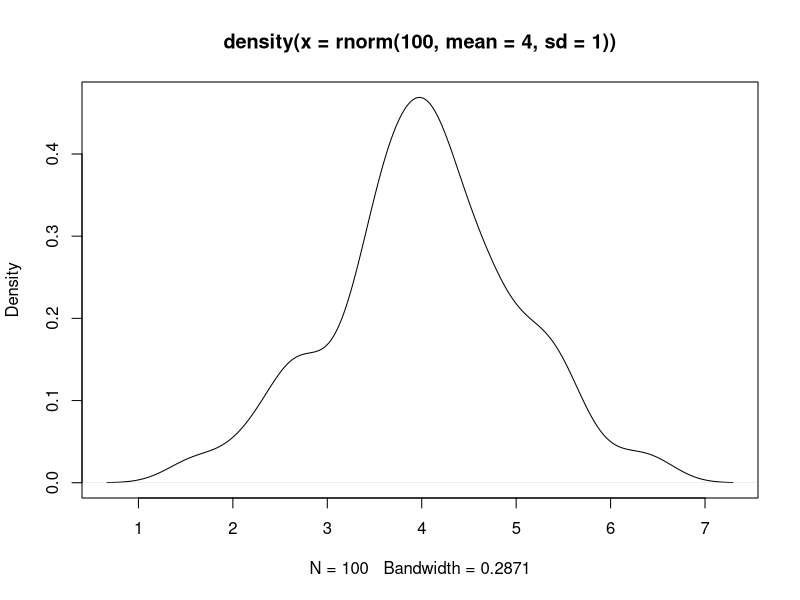
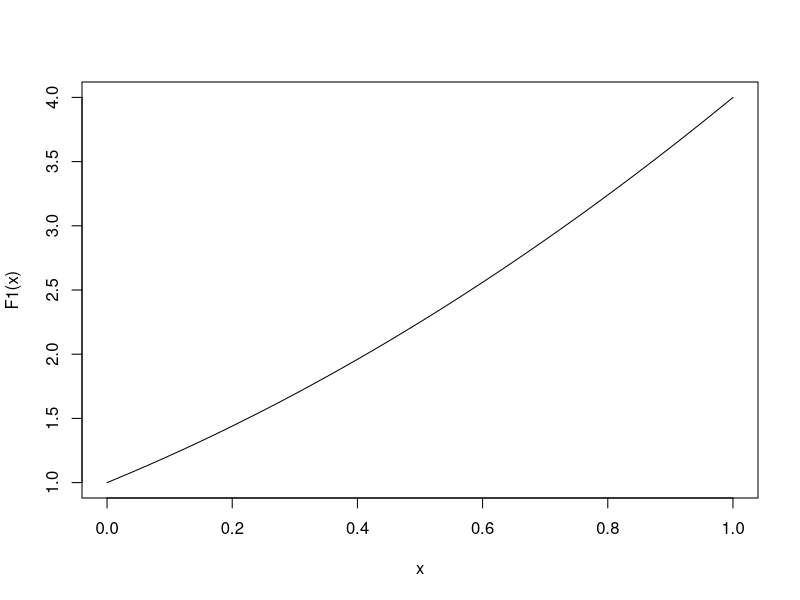

Source code (R) for these figures, in order:
## ---- chunk 1
# R 4.1.0
rnorm(100, mean = 4, sd = 1) |>
  density() |>
  plot()
## ---- chunk 2
F1 <- \(x) x^2 + 2*x + 1
class(F1)
Deriv::Deriv(F1)
curve(F1)
## ---- chunk 3
mtcars |>
  subset(cyl == 4) |> 
  {\(d) lm(mpg ~ disp, data = d)}()
## ---- chunk 4
lm_d <- \(d) lm(mpg ~ disp, data = d)
mtcars |>
  subset(cyl == 4) |> 
  lm_d()
